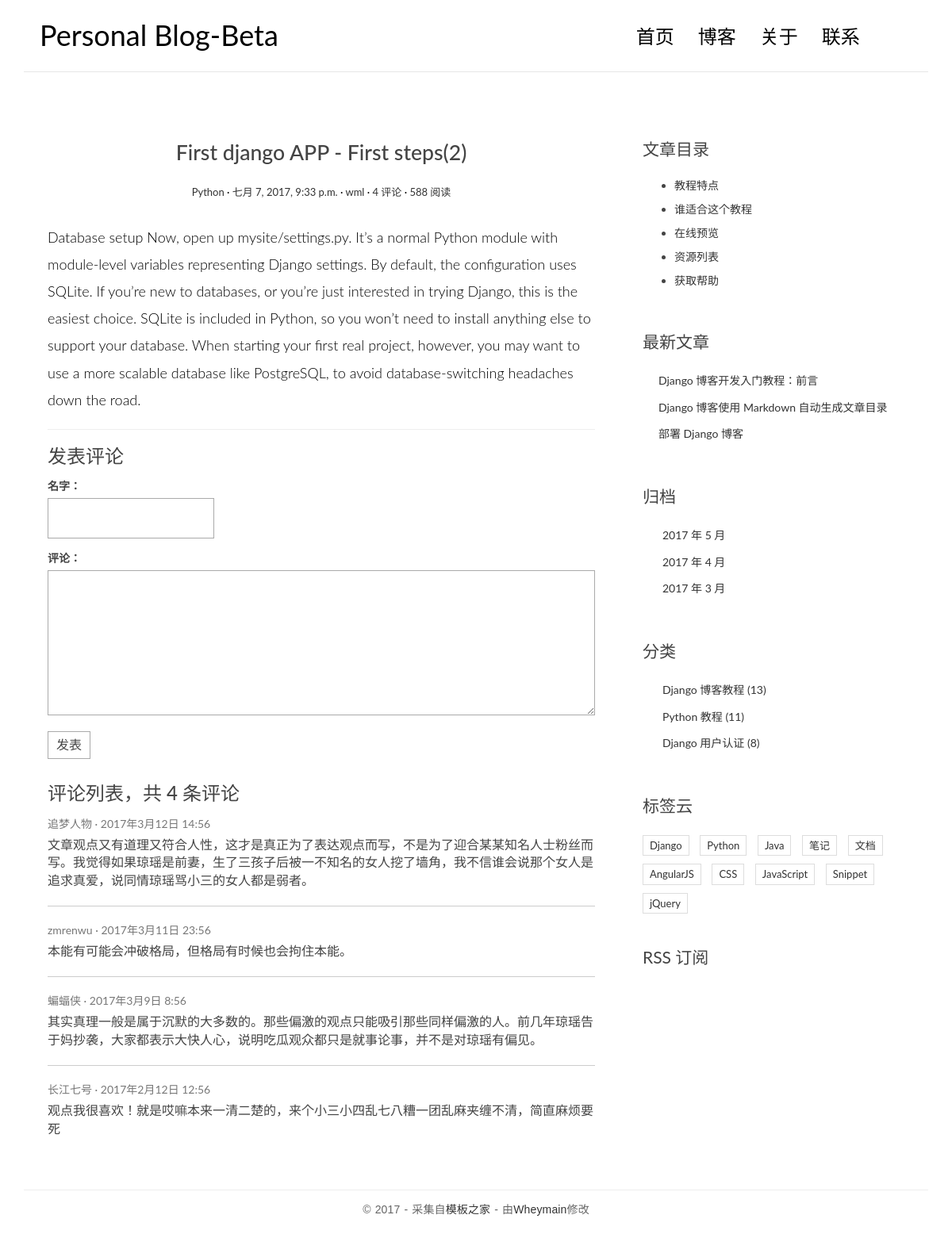
Screenshot of /post/3/ with the database file from the repository.
### blog/models.py (models this page shows, shortened)
class Post(models.Model):
	title = models.CharField(max_length=100)
	body = models.TextField()
	created_time = models.DateTimeField()
	modified_time = models.DateTimeField()
	excerpt = models.CharField(max_length=200, blank=True)
	author = models.ForeignKey(User)
	category = models.ForeignKey(Category)
	tags = models.ManyToManyField(Tag, blank=True)

class Category(models.Model):
	name = models.CharField(max_length=100)

### blog/views.py (the view)
# urls.py: url(r'^post/(?P<pk>[0-9]+)/$', views.detail, name='detail'),
def detail(request, pk):
	post = get_object_or_404(Post, pk=pk)
	return render(request, 'blog/detail.html', context={'post': post})

### templates/blog/detail.html
{% extends 'base.html' %}
{% block main %}
    <article class="post post-{{ post.pk }}">
        <header class="entry-header">
            <h1 class="entry-title">{{ post.title }}</h1>
            <div class="entry-meta">
                <span class="post-category"><a href="#">{{ post.category.name }}</a></span>
                <span class="post-date"><a href="#"><time class="entry-date"
                                                          datetime="{{ post.created_time }}">{{ post.created_time }}</time></a></span>
                <span class="post-author"><a href="#">{{ post.author }}</a></span>
                <span class="comments-link"><a href="#">4 评论</a></span>
                <span class="views-count"><a href="#">588 阅读</a></span>
            </div>
        </header>
        <div class="entry-content clearfix">
            {{ post.body }}
        </div>
    </article>
    <section class="comment-area" id="comment-area">
        <hr>
        <h3>发表评论</h3>
        <form action="#" method="post" class="comment-form">
            <div class="row">
                <div class="col-md-4">
                    <label for="id_name">名字：</label>
                    <input type="text" id="id_name" name="name" required>
                </div>
                <div class="col-md-12">
                    <label for="id_comment">评论：</label>
                    <textarea name="comment" id="id_comment" required></textarea>
                    <button type="submit" class="comment-btn">发表</button>
                </div>
            </div>
        </form>
        <div class="comment-list-panel">
            <h3>评论列表，共 <span>4</span> 条评论</h3>
            <ul class="comment-list list-unstyled">
                <li class="comment-item">
                    <span class="nickname">追梦人物</span>
                    <time class="submit-date" datetime="2012-11-09T23:15:57+00:00">2017年3月12日 14:56</time>
                    <div class="text">
                        文章观点又有道理又符合人性，这才是真正为了表达观点而写，不是为了迎合某某知名人士粉丝而写。我觉得如果琼瑶是前妻，生了三孩子后被一不知名的女人挖了墙角，我不信谁会说那个女人是追求真爱，说同情琼瑶骂小三的女人都是弱者。
                    </div>
                </li>
                <li class="comment-item">
                    <span class="nickname">zmrenwu</span>
                    <time class="submit-date" datetime="2012-11-09T23:15:57+00:00">2017年3月11日 23:56</time>
                    <div class="text">
                        本能有可能会冲破格局，但格局有时候也会拘住本能。
                    </div>
                </li>
                <li class="comment-item">
                    <span class="nickname">蝙蝠侠</span>
                    <time class="submit-date" datetime="2012-11-09T23:15:57+00:00">2017年3月9日 8:56</time>
                    <div class="text">
                        其实真理一般是属于沉默的大多数的。那些偏激的观点只能吸引那些同样偏激的人。前几年琼瑶告于妈抄袭，大家都表示大快人心，说明吃瓜观众都只是就事论事，并不是对琼瑶有偏见。
                    </div>
                </li>
                <li class="comment-item">
                    <span class="nickname">长江七号</span>
                    <time class="submit-date" datetime="2012-11-09T23:15:57+00:00">2017年2月12日 12:56</time>
                    <div class="text">
                        观点我很喜欢！就是哎嘛本来一清二楚的，来个小三小四乱七八糟一团乱麻夹缠不清，简直麻烦要死
                    </div>
                </li>
            </ul>
        </div>
    </section>
{% endblock main %}
{% block toc %}
    <div class="widget widget-content">
        <h3 class="widget-title">文章目录</h3>
        <ul>
            <li>
                <a href="#">教程特点</a>
            </li>
            <li>
                <a href="#">谁适合这个教程</a>
            </li>
            <li>
                <a href="#">在线预览</a>
            </li>
            <li>
                <a href="#">资源列表</a>
            </li>
            <li>
                <a href="#">获取帮助</a>
            </li>
        </ul>
    </div>
{% endblock toc %}

### blog/static/blog/css/custom.css (style rules this page uses)
* { outline: none; }
h1, h2, h3, h4, h5, h6 { margin-top: 0; }
a { color: #333; }
body { color: #444; font-family: 'Lato', sans-serif; }
.post { background: #fff; padding: 30px 30px 0; }
.entry-title { text-align: center; font-size: 1.9em; margin-bottom: 20px; line-height: 1.6; padding: 10px 20px 0; }
.entry-meta { text-align: center; color: #DDDDDD; font-size: 13px; margin-bottom: 30px; }
.entry-content { font-size: 18px; line-height: 1.9; font-weight: 300; color: #000; }
.post-category::after, .post-date::after, .post-author::after, .comments-link::after { content: ' ·'; color: #000; }
.widget { background: #fff; padding: 30px 0 0; }
.widget-title { font-size: 1.5em; margin-bottom: 20px; line-height: 1.6; padding: 10px 0 0; font-weight: 400; }
.widget-content ul li { margin-bottom: 10px; }
.contact-form input, .comment-form input { border: 1px solid #aaa; margin-bottom: 15px; width: 100%; padding: 15px 15px; font-size: 16px; line-height: 100%; transition: 0.4s border-color linear; }
.contact-form textarea, .comment-form textarea { border: 1px solid #aaa; margin-bottom: 15px; width: 100%; padding: 15px 15px; font-size: 16px; line-height: 20px !important; min-height: 183px; transition: 0.4s border-color linear; }
.comment-area { padding: 0 30px 0; }
.comment-form { margin-top: 15px; }
.comment-form .comment-btn { background-color: #fff; border: 1px solid #aaa; font-size: 16px; padding: 5px 10px; }
.comment-list-panel { margin-top: 30px; }
.comment-list { margin-top: 15px; }
.comment-item:not(:last-child) { border-bottom: 1px #ccc solid; margin-bottom: 20px; padding-bottom: 20px; }
.comment-item .nickname, .comment-item .submit-date { color: #777; font-size: 14px; }
.comment-item .nickname:after { content: ' ·'; }
.comment-item .text { padding-top: 5px; font-size: 16px; }

### rows the page displays
Post: title "First django APP - First steps(2)", category.name "Python", created_time "七月 7, 2017, 9:33 p.m.", author "wml", body "Database setup Now, open up mysite/settings.py. It’s a normal Python module with module-level variables representing Django settings. By default, the configuration uses SQLite. If you’re new to databases, or you’re just interested in trying Django, this is the easiest choice. SQLite is included in Python, so you won’t need to install anything else to support your database. When starting your first real project, however, you may want to use a more scalable database like PostgreSQL, to avoid database-switching headaches down the road."
